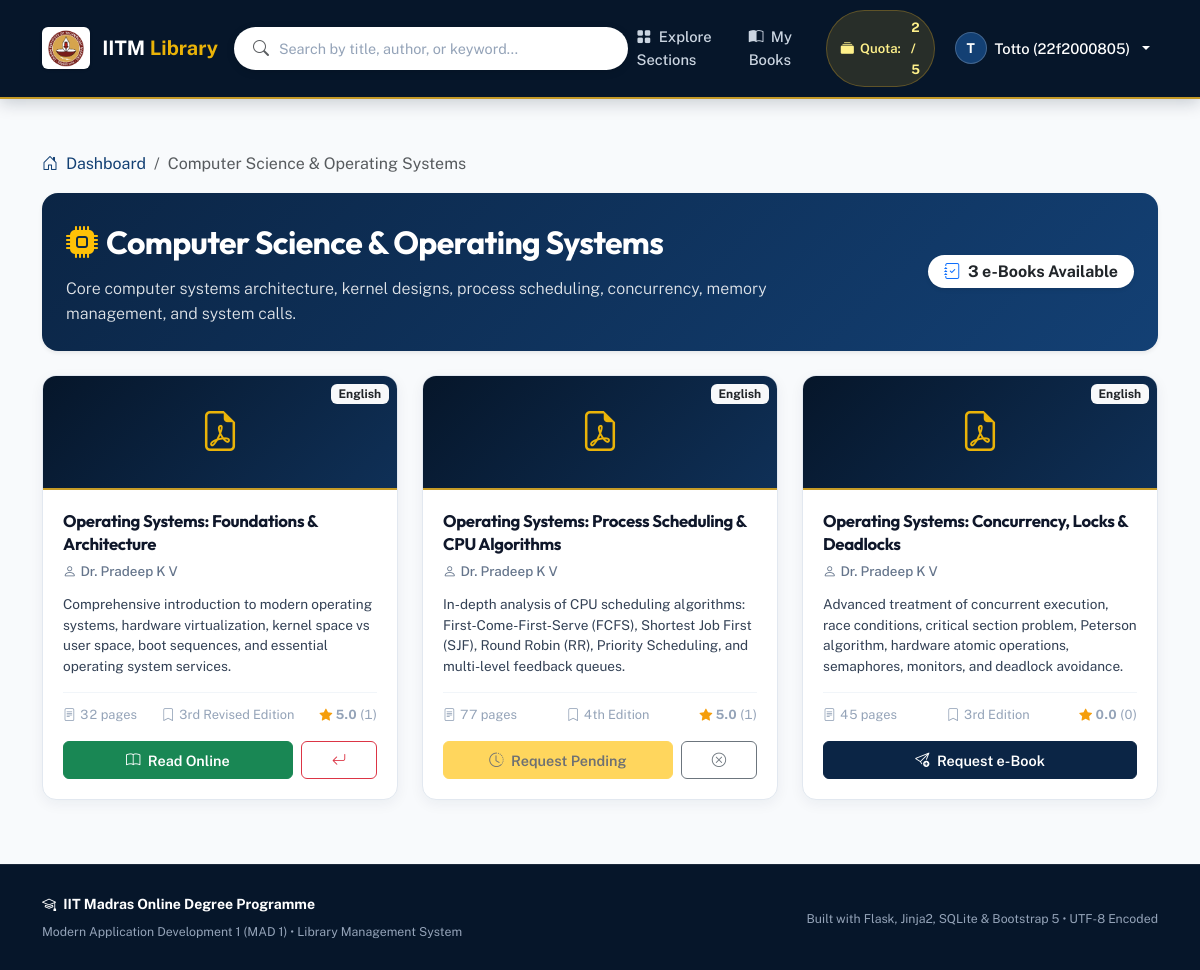
Screenshot of /user/section_books/1 (signed in) with the database file from the repository.
### Code/models.py (models this page shows, shortened)
class User(db.Model):
    __tablename__ = 'users'
    id = db.Column(db.Integer, primary_key=True)
    username = db.Column(db.String(50), unique=True, nullable=False, index=True)
    password_hash = db.Column(db.String(255), nullable=False)
    role = db.Column(db.String(20), nullable=False, default='user')  # 'user' or 'librarian'
    full_name = db.Column(db.String(100), nullable=False)
    email = db.Column(db.String(120), nullable=True)
    created_at = db.Column(db.DateTime, default=lambda: datetime.now(timezone.utc))
    issues = db.relationship('BookIssue', backref='user', cascade='all, delete-orphan', lazy=True)
    feedbacks = db.relationship('Feedback', backref='user', cascade='all, delete-orphan', lazy=True)
    @property
    def is_librarian(self):
        return self.role == 'librarian'
    @property
    def active_quota_count(self):
        return BookIssue.query.filter(
            BookIssue.user_id == self.id,
            BookIssue.status.in_(['issued', 'pending'])
        ).count()
    @property
    def can_request_book(self):
        return self.active_quota_count < 5

class Section(db.Model):
    __tablename__ = 'sections'
    id = db.Column(db.Integer, primary_key=True)
    name = db.Column(db.String(100), unique=True, nullable=False, index=True)
    description = db.Column(db.Text, nullable=True)
    icon = db.Column(db.String(50), default='bi-journal-bookmark-fill')
    created_at = db.Column(db.DateTime, default=lambda: datetime.now(timezone.utc))
    books = db.relationship('Book', backref='section', cascade='all, delete-orphan', lazy=True)

class Book(db.Model):
    __tablename__ = 'books'
    id = db.Column(db.Integer, primary_key=True)
    title = db.Column(db.String(150), nullable=False, index=True)
    author = db.Column(db.String(150), nullable=False, index=True)
    content = db.Column(db.Text, nullable=True)  # Summary / description
    section_id = db.Column(db.Integer, db.ForeignKey('sections.id', ondelete='CASCADE'), nullable=False)
    file_path = db.Column(db.String(255), nullable=False)
    pages = db.Column(db.Integer, default=1)
    language = db.Column(db.String(50), default='English')
    edition = db.Column(db.String(50), default='1st Edition')
    created_at = db.Column(db.DateTime, default=lambda: datetime.now(timezone.utc))
    issues = db.relationship('BookIssue', backref='book', cascade='all, delete-orphan', lazy=True)
    feedbacks = db.relationship('Feedback', backref='book', cascade='all, delete-orphan', lazy=True)
    @property
    def average_rating(self):
        if not self.feedbacks:
            return 0.0
        return round(sum(f.rating for f in self.feedbacks) / len(self.feedbacks), 1)
    @property
    def ratings_count(self):
        return len(self.feedbacks)

class Feedback(db.Model):
    __tablename__ = 'feedbacks'
    id = db.Column(db.Integer, primary_key=True)
    user_id = db.Column(db.Integer, db.ForeignKey('users.id', ondelete='CASCADE'), nullable=False)
    book_id = db.Column(db.Integer, db.ForeignKey('books.id', ondelete='CASCADE'), nullable=False)
    rating = db.Column(db.Integer, nullable=False)  # 1 to 5
    comment = db.Column(db.Text, nullable=True)
    created_at = db.Column(db.DateTime, default=lambda: datetime.now(timezone.utc))
    __table_args__ = (
        db.UniqueConstraint('user_id', 'book_id', name='uq_user_book_feedback'),
    )

### Code/LMS_app.py (the view)
@app.route('/user/section_books/<int:section_id>')
@user_required
def user_section_books(section_id):
    user = db.session.get(User, session['user_id'])
    section = Section.query.get_or_404(section_id)
    books = Book.query.filter_by(section_id=section_id).all()
    active_issues = BookIssue.query.filter(
        BookIssue.user_id == user.id,
        BookIssue.status.in_(['issued', 'pending'])
    ).all()
    user_status_map = {issue.book_id: issue for issue in active_issues}
    return render_template('user_section_books.html',
                           section=section,
                           books=books,
                           user_status_map=user_status_map,
                           user=user)

### Code/templates/user_section_books.html (shortened to what this page needs)
{% extends "base.html" %}
{% block content %}
<div class="mb-3">
    <nav aria-label="breadcrumb">
        <ol class="breadcrumb">
            <li class="breadcrumb-item"><a href="{{ url_for('user_dashboard') }}" class="text-decoration-none"><i class="bi bi-house-door me-1"></i> Dashboard</a></li>
            <li class="breadcrumb-item active" aria-current="page">{{ section.name }}</li>
        </ol>
    </nav>
</div>
<div class="card border-0 shadow-sm rounded-4 p-4 mb-4 text-white" style="background: linear-gradient(135deg, #0b2545 0%, #134074 100%); border-bottom: 3px solid var(--accent-gold);">
    <div class="d-flex flex-wrap justify-content-between align-items-center gap-3">
        <div>
            <div class="d-flex align-items-center gap-2 mb-2">
                <i class="bi {{ section.icon }} fs-2 text-warning"></i>
                <h2 class="fw-bold mb-0 text-white">{{ section.name }}</h2>
            </div>
            <p class="mb-0 text-light lead" style="opacity: 0.9; max-width: 800px; font-size: 1rem;">
                {{ section.description }}
            </p>
        </div>
        <div class="text-md-end">
            <span class="badge bg-white text-dark fs-6 px-3 py-2 rounded-pill shadow-sm">
                <i class="bi bi-journal-check me-1 text-primary"></i> {{ books|length }} e-Books Available
            </span>
        </div>
    </div>
</div>
{% if books %}
<div class="row g-4">
    {% for book in books %}
    {% set issue = user_status_map.get(book.id) %}
    <div class="col-lg-4 col-md-6">
        <div class="book-card">
            <div class="book-card-cover">
                <i class="bi bi-file-earmark-pdf book-icon"></i>
                <span class="badge bg-light text-dark position-absolute top-0 end-0 m-2">{{ book.language }}</span>
            </div>
            <div class="book-card-body">
                <h5 class="book-card-title">{{ book.title }}</h5>
                <div class="book-card-author">
                    <i class="bi bi-person me-1"></i>{{ book.author }}
                </div>
                <p class="book-card-desc">
                    {{ book.content }}
                </p>
                <div class="book-card-meta">
                    <span class="tabular-nums"><i class="bi bi-file-text me-1"></i>{{ book.pages }} pages</span>
                    <span><i class="bi bi-bookmark me-1"></i>{{ book.edition }}</span>
                    <span>
                        <span class="star-rating">
                            <i class="bi bi-star-fill"></i>
                        </span>
                        <strong class="tabular-nums">{{ book.average_rating }}</strong> <span class="tabular-nums">({{ book.ratings_count }})</span>
                    </span>
                </div>
                {% if issue and issue.status == 'issued' %}
                    <div class="d-flex gap-2 mt-auto">
                        <a href="{{ url_for('view_pdf', book_id=book.id) }}" class="btn btn-success btn-sm w-75">
                            <i class="bi bi-book me-1"></i> Read Online
                        </a>
                        <form action="{{ url_for('return_book', issue_id=issue.id) }}" method="post" class="w-25" onsubmit="return confirm('Confirm returning {{ book.title }}?');">
                            <button type="submit" class="btn btn-outline-danger btn-sm w-100" title="Return Book">
                                <i class="bi bi-arrow-return-left"></i>
                            </button>
                        </form>
                    </div>
                {% elif issue and issue.status == 'pending' %}
                    <div class="d-flex gap-2 mt-auto">
                        <button class="btn btn-warning btn-sm w-75 text-dark" disabled>
                            <i class="bi bi-clock-history me-1"></i> Request Pending
                        </button>
                        <form action="{{ url_for('cancel_request', issue_id=issue.id) }}" method="post" class="w-25">
                            <button type="submit" class="btn btn-outline-secondary btn-sm w-100" title="Cancel Request">
                                <i class="bi bi-x-circle"></i>
                            </button>
                        </form>
                    </div>
                {% elif not user.can_request_book %}
                    <button class="btn btn-secondary btn-sm w-100 mt-auto" disabled title="5-book limit reached (issued + pending)">
                        <i class="bi bi-slash-circle me-1"></i> Quota Exceeded (5/5 Limit)
                    </button>
                {% else %}
                    <form action="{{ url_for('request_book', book_id=book.id) }}" method="post" class="mt-auto">
                        <button type="submit" class="btn btn-primary btn-sm w-100">
                            <i class="bi bi-send-plus me-1"></i> Request e-Book
                        </button>
                    </form>
                {% endif %}
            </div>
        </div>
    </div>
    {% endfor %}
</div>
{% endif %}
{% endblock %}

### Code/templates/base.html (shortened to what this page needs)
<!DOCTYPE html>
<html lang="en">
<head>
    <link href="https://cdn.jsdelivr.net/npm/bootstrap@5.3.3/dist/css/bootstrap.min.css" rel="stylesheet">
    <link rel="stylesheet" href="https://cdn.jsdelivr.net/npm/bootstrap-icons@1.11.3/font/bootstrap-icons.min.css">
    <link rel="stylesheet" href="{{ url_for('static', filename='style.css') }}">
</head>
<body>
    <nav class="navbar navbar-expand-lg lms-navbar sticky-top">
        <div class="container">
            <a class="navbar-brand" href="{{ url_for('home') }}">
                <img src="{{ url_for('static', filename='IITM_logo.png') }}" alt="IIT Madras Logo" class="brand-logo">
                <span>IITM <span style="color: var(--brand-gold-400);">Library</span></span>
            </a>
            <div class="collapse navbar-collapse" id="navbarContent">
                <form class="d-flex mx-auto my-2 my-lg-0 search-bar-wrap w-50" action="{{ url_for('search') }}" method="get" role="search">
                    <i class="bi bi-search text-muted ps-1"></i>
                    <input type="text" name="q" placeholder="Search by title, author, or keyword..." value="{{ request.args.get('q', '') }}" aria-label="Search catalogue">
                </form>
                <ul class="navbar-nav ms-auto align-items-center gap-1">
                    {% if current_user %}
                        {% if current_user.is_librarian %}
                            <li class="nav-item">
                                <a class="nav-link {% if request.endpoint == 'librarian_dashboard' %}active{% endif %}" href="{{ url_for('librarian_dashboard') }}">
                                    <i class="bi bi-speedometer2 me-1"></i> Dashboard
                                </a>
                            </li>
                            <li class="nav-item">
                                <a class="nav-link position-relative {% if request.endpoint == 'process_request_page' %}active{% endif %}" href="{{ url_for('process_request_page') }}">
                                    <i class="bi bi-inbox-fill me-1"></i> Requests
                                    {% if pending_requests_count > 0 %}
                                    <span class="badge rounded-pill bg-danger position-absolute top-0 start-100 translate-middle tabular-nums">
                                        {{ pending_requests_count }}
                                    </span>
                                    {% endif %}
                                </a>
                            </li>
                            <li class="nav-item">
                                <a class="nav-link {% if request.endpoint == 'librarian_users' %}active{% endif %}" href="{{ url_for('librarian_users') }}">
                                    <i class="bi bi-people-fill me-1"></i> Students
                                </a>
                            </li>
                            <li class="nav-item">
                                <a class="nav-link {% if request.endpoint == 'librarian_register' %}active{% endif %}" href="{{ url_for('librarian_register') }}">
                                    <i class="bi bi-person-plus-fill me-1"></i> Add Admin
                                </a>
                            </li>
                        {% else %}
                            <li class="nav-item">
                                <a class="nav-link {% if request.endpoint == 'user_dashboard' %}active{% endif %}" href="{{ url_for('user_dashboard') }}">
                                    <i class="bi bi-grid-fill me-1"></i> Explore Sections
                                </a>
                            </li>
                            <li class="nav-item">
                                <a class="nav-link {% if request.endpoint == 'user_my_books' %}active{% endif %}" href="{{ url_for('user_my_books') }}">
                                    <i class="bi bi-book-half me-1"></i> My Books
                                </a>
                            </li>
                            <li class="nav-item ms-lg-2">
                                <div class="quota-pill" title="Maximum 5 active books (issued + pending)">
                                    <i class="bi bi-collection-fill"></i> Quota: <span class="tabular-nums fw-bold ms-1">{{ active_user_quota }} / 5</span>
                                </div>
                            </li>
                        {% endif %}
                        <li class="nav-item dropdown ms-lg-2">
                            <a class="nav-link dropdown-toggle text-white d-flex align-items-center gap-2" href="#" role="button" data-bs-toggle="dropdown" aria-expanded="false">
                                <div class="rounded-circle d-flex align-items-center justify-content-center text-white fw-bold" style="width: 32px; height: 32px; font-size: 0.85rem; background-color: var(--brand-navy-800); border: 1px solid rgba(255, 255, 255, 0.2);">
                                    {{ current_user.username[0].upper() }}
                                </div>
                                <span class="d-none d-md-inline">{{ current_user.full_name }}</span>
                            </a>
                        </li>
                    {% endif %}
                </ul>
            </div>
        </div>
    </nav>
    <main class="main-wrapper">
        <div class="container">
            {% block content %}{% endblock %}
        </div>
    </main>
    <footer class="lms-footer">
        <div class="container">
            <div class="row align-items-center">
                <div class="col-md-6 text-center text-md-start mb-2 mb-md-0">
                    <div class="fw-bold text-white mb-1">
                        <i class="bi bi-mortarboard me-1"></i> IIT Madras Online Degree Programme
                    </div>
                    <small>Modern Application Development 1 (MAD 1) &bull; Library Management System</small>
                </div>
                <div class="col-md-6 text-center text-md-end">
                    <small>Built with Flask, Jinja2, SQLite & Bootstrap 5 &bull; UTF-8 Encoded</small>
                </div>
            </div>
        </div>
    </footer>
</body>
</html>

### rows the page displays
User: username "T", full_name "Totto (22f2000805)"
Section: name "Computer Science & Operating Systems", description "Core computer systems architecture, kernel designs, process scheduling, concurrency, memory management, and system calls."
Book: language "English", title "Operating Systems: Foundations & Architecture", author "Dr. Pradeep K V", content "Comprehensive introduction to modern operating systems, hardware virtualization, kernel space vs user space, boot sequences, and essential operating system services.", pages "32", edition "3rd Revised Edition", average_rating "5.0", ratings_count "1"
Book: language "English", title "Operating Systems: Process Scheduling & CPU Algorithms", author "Dr. Pradeep K V", content "In-depth analysis of CPU scheduling algorithms: First-Come-First-Serve (FCFS), Shortest Job First (SJF), Round Robin (RR), Priority Scheduling, and multi-level feedback queues.", pages "77", edition "4th Edition", average_rating "5.0", ratings_count "1"
Book: language "English", title "Operating Systems: Concurrency, Locks & Deadlocks", author "Dr. Pradeep K V", content "Advanced treatment of concurrent execution, race conditions, critical section problem, Peterson algorithm, hardware atomic operations, semaphores, monitors, and deadlock avoidance.", pages "45", edition "3rd Edition", average_rating "0.0", ratings_count "0"

### other values shown
{{ active_user_quota }} "2"
{{ books|length }} "3"
